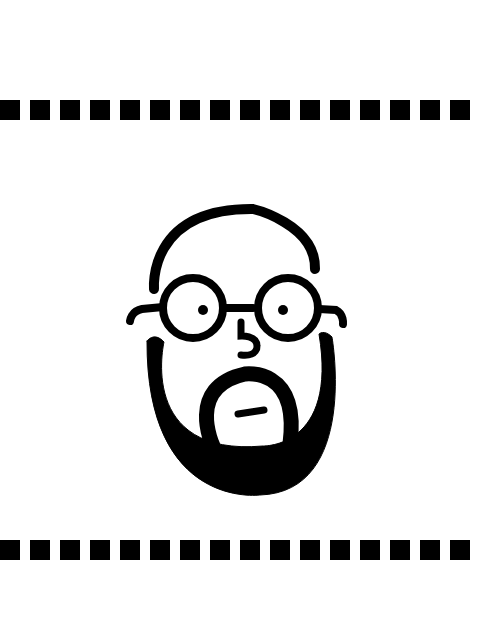
Frame 1 (no input)
Frame 60 (no input): identical to frame 1, image omitted
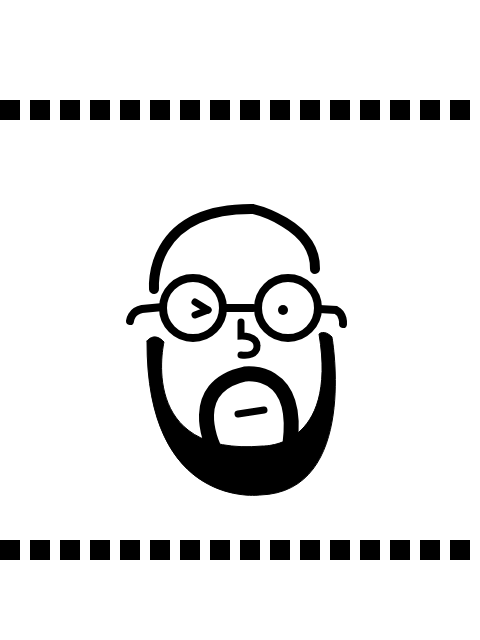
Frame 120 (the mouse pressed at the canvas centre since frame 60)

The p5.js sketch that drew these frames (run headless with seeded random() and noise() and a simulated clock; from frame 60 on, the mouse is pressed at the canvas centre):

// p5.js sketch
// ── sketch.js


function setup() {
  createCanvas(480, 640); // create canvas

}


function draw() {
  background(255);


  DrawHead(); // draws head
  DrawGlasses(); // draw glasses

//CONDITIONAL Statment to Wink when mouse is pressed
  if (mouseIsPressed) {
    DrawWink();
  } else {
    DrawEye();
  }

DrawFrame(); //draws frame
}

function DrawHead() {
  //--- top of head---
  beginShape();
  noFill();
  stroke(0);
  strokeWeight(10);
  vertex(154, 289);
  bezierVertex(154, 289, 147, 208, 253, 209);
  bezierVertex(253, 209, 316, 224, 315, 269);
  endShape();


  //--- beard---

  beginShape();
  fill(0);
  strokeWeight(1);
  vertex();
  bezierVertex(147, 341, 154, 331, 164, 342);
  bezierVertex(164, 342, 137, 457, 263, 446);
  bezierVertex(263, 446, 338, 448, 319, 334);
  bezierVertex(319, 334, 324, 329, 332, 337);
  bezierVertex(332, 337, 359, 492, 260, 495);
  bezierVertex(260, 495, 146, 510, 147, 341);
  endShape();

  //mouthache

  beginShape();
  noFill(0);
  strokeWeight(15);
  vertex(213, 446);
  bezierVertex(213, 446, 185, 387, 245, 374)
  bezierVertex(245, 374, 300, 366, 290, 444)
  endShape();


  //--- nose ---

  beginShape();
  strokeWeight(7);
  vertex(241, 322);
  vertex(241, 336);
  bezierVertex(241, 336, 257, 335, 257, 346);
  bezierVertex(257, 346, 258, 357, 241, 355);

  endShape();

  //--- mouth ----
  line(238, 414, 264, 410);
}


function DrawGlasses() { //--function for drawing glasses--
  // ---glasses --- 
  strokeWeight(8);
  ellipse(193, 308, 60, 60);
  ellipse(288, 308, 60, 60);
  line(223, 308, 253, 308);

  //--left handle---
  beginShape();
  vertex(130, 321)
  bezierVertex(130, 321, 131, 311, 142, 309);
  vertex(163, 307);
  endShape();

  //--right handle---
  beginShape();
  vertex(343, 324);
  bezierVertex(343, 324, 344, 314, 336, 310);
  vertex(319, 309);
  endShape();
}


function DrawEye() { // Function drawing the eye
  // ---eye/pupil---
  noStroke();
  fill(0);
  ellipse(203, 310, 10, 10);
  ellipse(283, 310, 10, 10);

}

function DrawWink() {
  
  // --- wink ---
  strokeWeight(7);
  stroke(0);
  line(195, 302, 208, 310);
  line(195, 315, 208, 310);
  noStroke();
  fill(0);

  ellipse(283, 310, 10, 10);
  
}

//avatar frame with FORLOOP
function DrawFrame(){
  for(let i =0; i<width ; i+=30){
    fill(0);
    rect(i,height-100, 20,20)
    rect(i,100, 20,20)
  }
}
